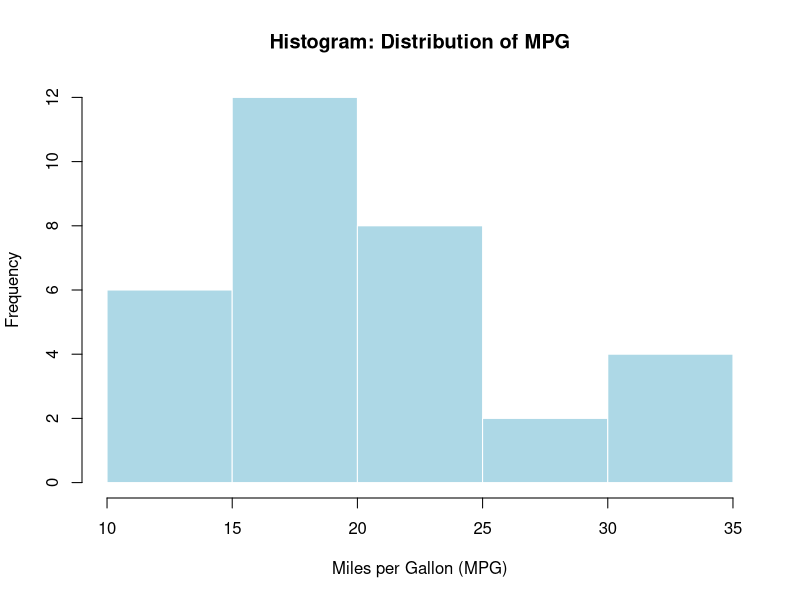

Write the R code that produced this figure.
hist(
  mtcars$mpg,
  main = "Histogram: Distribution of MPG",
  xlab = "Miles per Gallon (MPG)",
  ylab = "Frequency",
  col = "lightblue",
  border = "white"
)
